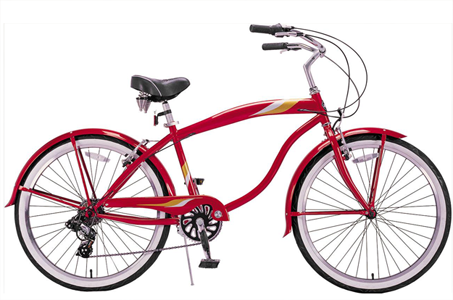
#> input picture Hybrid_Images/data/bicycle.bmp, 453 x 300 px
$ jupyter execute --allow-errors hybrid_images_project_origin.ipynb   (older library calls are emulated)
#> lines starting #> are read from the running program, lines starting #| are printed output that depends on the picture
# 高斯滤波

[cell 1]
import cv2
import datetime
import matplotlib.pyplot as plt
import numpy as np
import PIL

im = plt.imread('./data/bicycle.bmp')
#> im is the input picture: shape (300, 453, 3); mean R, G, B 225.4, 213.2, 215.9
image_3_LF = cv2.GaussianBlur(im,(3,3),0)  #(3,3)为高斯半径
#image_3_LF为高斯滤波后的低分图像
res_3 = cv2.subtract(im , image_3_LF )  #得到残差高频图
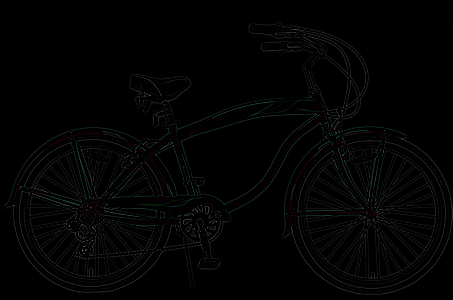
#> res_3: shape (300, 453, 3); mean R, G, B 2.9, 3.2, 3.1
# plt.imsave('./img_1_res.bmp', res_3)

plt.imshow(res_3)
plt.show()

# 拉普拉斯滤波

[cell 2]
import cv2
import numpy as np

img = plt.imread("./data/bicycle.bmp", 0)

grey_lap = cv2.Laplacian(img, cv2.CV_16S, ksize = 3)
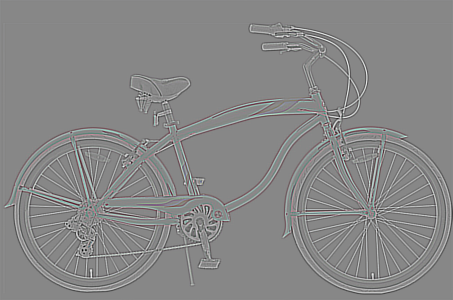
#> grey_lap: shape (300, 453, 3) int16; mean R, G, B 0.1, 0.1, 0.1; drawn with min black and max white
dst = cv2.convertScaleAbs(grey_lap)
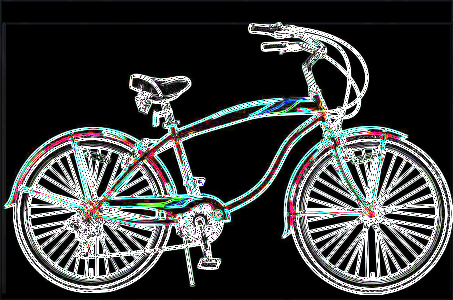
#> dst: shape (300, 453, 3); mean R, G, B 58.6, 60.9, 60.4

plt.imshow(dst)
plt.show()

# 高斯+拉普拉斯

[cell 3]
import cv2
import datetime
import matplotlib.pyplot as plt
import numpy as np
import PIL

img = plt.imread('./data/bird.bmp')
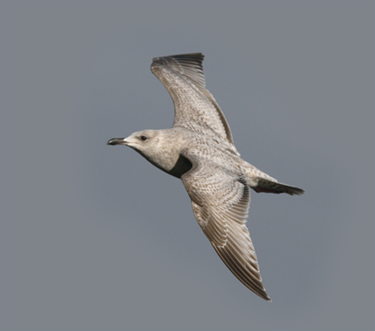
#> input picture Hybrid_Images/data/bird.bmp, 375 x 331 px
#> img is the input picture: shape (331, 375, 3); mean R, G, B 127.7, 131.3, 136.8
# 高斯低通滤波
gaussian = cv2.GaussianBlur(img,(3,3),0)  #(3,3)为高斯半径
gaussian = cv2.subtract(img, gaussian)  #得到残差高频图

img = plt.imread("./data/plane.bmp")
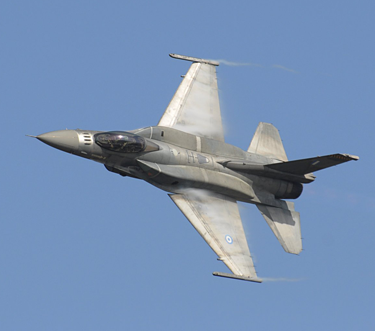
#> input picture Hybrid_Images/data/plane.bmp, 375 x 331 px
#> img is the input picture: shape (331, 375, 3); mean R, G, B 119.8, 145, 180.2
# 拉普拉斯变换
grey_lap = cv2.Laplacian(img, cv2.CV_16S, ksize = 3)
#> grey_lap: shape (331, 375, 3) int16
dst = cv2.convertScaleAbs(grey_lap)
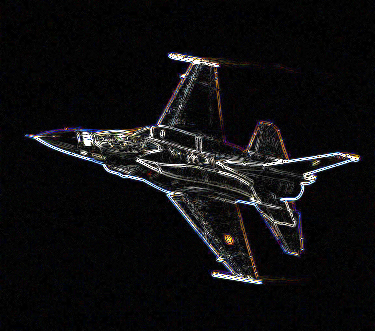
#> dst: shape (331, 375, 3); mean R, G, B 15.1, 14.6, 15.7

# 图像叠加
plt.imshow(gaussian + grey_lap)
plt.show()

# 高斯 高低 滤波 （opencv版本）

[cell 4]
import cv2
import datetime
import matplotlib.pyplot as plt
import numpy as np
import PIL

img = plt.imread('./data/cat.bmp')
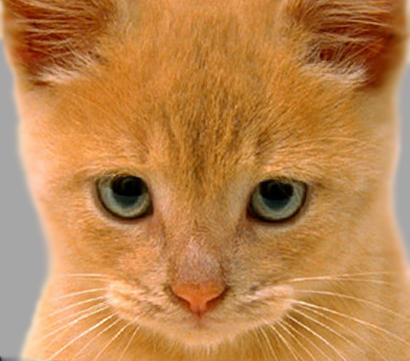
#> input picture Hybrid_Images/data/cat.bmp, 410 x 361 px
#> img is the input picture: shape (361, 410, 3); mean R, G, B 188.3, 132.5, 77.1
# 高斯高通滤波
gaussain1 = cv2.GaussianBlur(img,(55,55),0,0)  #(3,3)为高斯半径
gaussain1 = cv2.subtract(img , gaussain1 )  #得到残差高频图
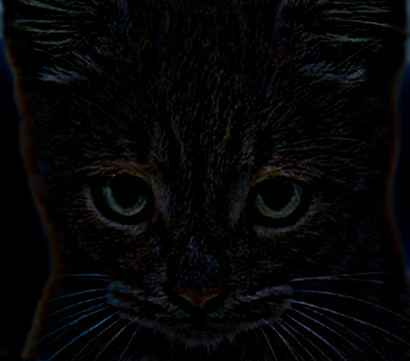
#> gaussain1: shape (361, 410, 3); mean R, G, B 5.3, 5.2, 5.9

img = plt.imread("./data/dog.bmp")
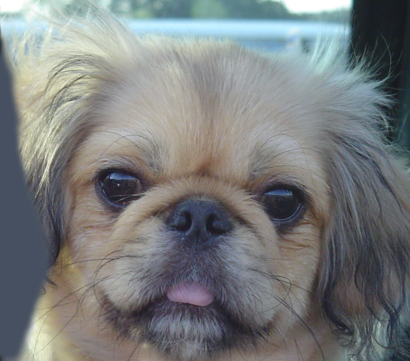
#> input picture Hybrid_Images/data/dog.bmp, 410 x 361 px
#> img is the input picture: shape (361, 410, 3); mean R, G, B 121.2, 124.5, 125
# 高斯高通滤波
gaussain2 = cv2.GaussianBlur(img,(45,45),0,0)  #(3,3)为高斯半径

# 图像叠加
plt.imshow(gaussain1 + gaussain2)
plt.show()
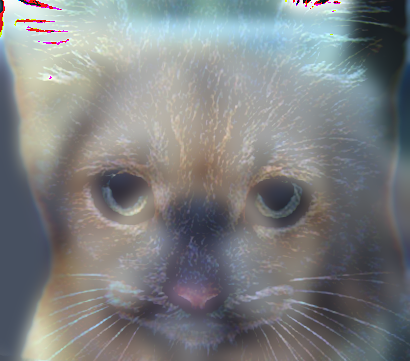
#> shown: shape (361, 410, 3); mean R, G, B 126.3, 128.7, 130

# 高斯 高低 滤波 （手写版本）

[cell 5]
import numpy as np
from numpy.fft import fft2, ifft2, fftshift, ifftshift
import math
import torch
import matplotlib.pyplot as plt

# generate a gussian matrix
def makeGaussianFilter(numRows, numCols, sigma, highPass=True):
    centerI = int(numRows/2) + 1 if numRows % 2 == 1 else int(numRows/2)
    centerJ = int(numCols/2) + 1 if numCols % 2 == 1 else int(numCols/2)

    # 2-dimension gaussian formula
    def gaussian(i,j):
        coefficient = math.exp(-1.0 * ((i - centerI)**2 + (j - centerJ)**2) / (2 * math.pi * sigma**2))
        return 1 - coefficient if highPass else coefficient

    return np.array([[gaussian(i,j) for j in range(numCols)] for i in range(numRows)])


def filterDFT(imageMatrix, filterMatrix):
    shiftedDFT = fftshift(fft2(imageMatrix))
    filteredDFT = shiftedDFT * filterMatrix
    return ifft2(ifftshift(filteredDFT))


def lowPass(imageMatrix, sigma):
    n,m = imageMatrix.shape
    return filterDFT(imageMatrix, makeGaussianFilter(n, m, sigma, highPass=False))


def highPass(imageMatrix, sigma):
    n,m = imageMatrix.shape
    return filterDFT(imageMatrix, makeGaussianFilter(n, m, sigma, highPass=True))


def hybridImage(highFreqImg, lowFreqImg, sigmaHigh, sigmaLow):
    dim,_,_ = highFreqImg.shape
    image_3d = []
    # 遍历每一维 RGB
    for i in range(dim):
        highPassed = highPass(highFreqImg[i], sigmaHigh)
        lowPassed = lowPass(lowFreqImg[i], sigmaLow)
        # 高通 + 低通 混合
        image_3d.append(highPassed + lowPassed)

    return np.array(image_3d)


#> (the rest of this cell did not finish here and is left out)
